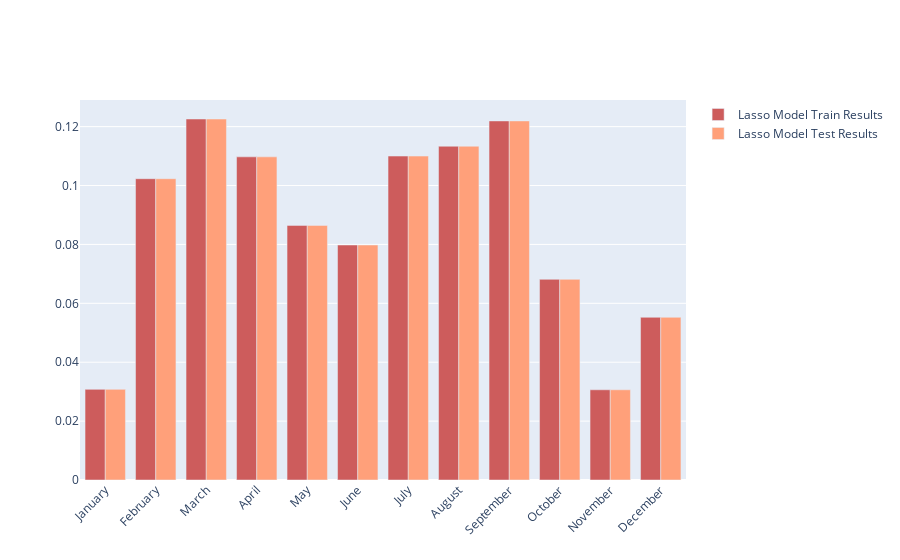

The cell this chart's notebook holds for it:
### Code cell
fig = go.Figure()
fig.add_trace(go.Bar(x=data["months"],y=data["lasso_test"],name='Lasso Model Train Results', marker_color='indianred'))

fig.add_trace(go.Bar(x=data["months"], y=data["lasso_test"], name='Lasso Model Test Results',marker_color='lightsalmon'))

# Here we modify the tickangle of the xaxis, resulting in rotated labels.
fig.update_layout(barmode='group', xaxis_tickangle=-45)
fig.show()

### Figure 1 — Plotly figure (JSON) as saved in the notebook; plotly's stock layout.template omitted (floating-point values rounded to 4 significant figures)
{"data": [{"marker": {"color": "indianred"}, "name": "Lasso Model Train Results", "type": "bar", "x": ["January", "February", "March", "April", "May", "June", "July", "August", "September", "October", "November", "December"], "y": [0.03078, 0.1023, 0.1226, 0.1097, 0.08647, 0.0798, 0.11, 0.1133, 0.1219, 0.06815, 0.03064, 0.05526]}, {"marker": {"color": "lightsalmon"}, "name": "Lasso Model Test Results", "type": "bar", "x": ["January", "February", "March", "April", "May", "June", "July", "August", "September", "October", "November", "December"], "y": [0.03078, 0.1023, 0.1226, 0.1097, 0.08647, 0.0798, 0.11, 0.1133, 0.1219, 0.06815, 0.03064, 0.05526]}], "layout": {"barmode": "group", "xaxis": {"tickangle": -45}}}
